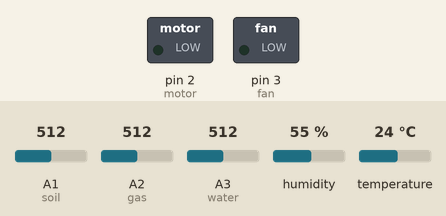
Recording of a sketch running on a simulated Arduino Uno, built with avr-gcc and run on an emulated ATmega328P. Parts: switched loads named in the sketch (green lamp = pin HIGH). The inputs (shaded band) are chosen by the test bench; at power-on: temperature 24 °C, A1 (soil) = 512, A2 (gas) = 512, A3 (water) = 512, humidity 55 %. The modem accepts every AT command (registered, SIM ready, sends succeed) and sends nothing else.

Above: at 10.2 s.
10.3 s: temperature set to 29 °C
18.2 s: temperature set to 32 °C
At 26.0 s:
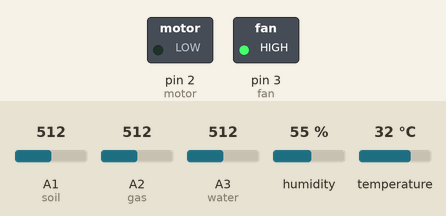
26.6 s: A1 (soil) set to 586
31.1 s: A1 (soil) set to 607
At 33.8 s:
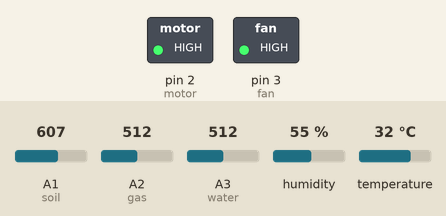
35.6 s: temperature set to 12 °C
At 41.6 s:
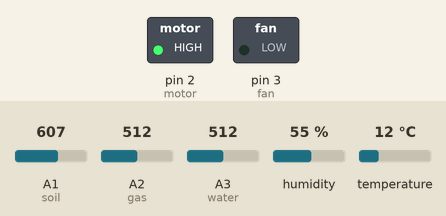
42.8 s: temperature set to 33 °C
At 50.7 s:
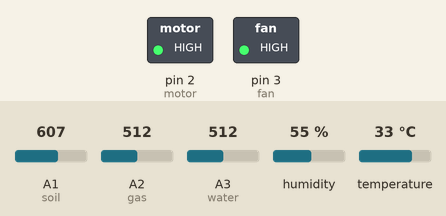
Timing chart, 0 to 51.9 s (numbered marks = the images above; inputs shaded):
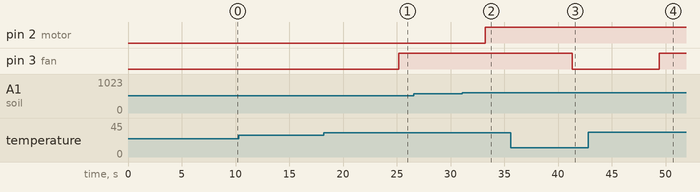

The sketch:

Smart_Compost_System_Using_Arduino.ino
```cpp
#include <dht.h>
#include <SoftwareSerial.h>
#define DHT11_PIN A0
SoftwareSerial wifi(8,9);

String apiKey = "JG1GG1KWFO9JFKXG";
dht DHT;
int soil=A1;
int gas=A2;
int water=A3;
int value,val,v;
int motor=2,fan=3;
void setup(){
  pinMode(motor,OUTPUT);
  pinMode(fan,OUTPUT);
  wifi.begin(115200);
  wifi.println("AT+RST");
  delay(4000);
  wifi.println("AT+CWMODE=3");
  delay(4000);
  wifi.print("AT+CWJAP=");
  wifi.write('"');
  wifi.print("projectpulse");
  wifi.write('"');
  wifi.write(',');
  wifi.write('"');
  wifi.print("hailucky123");
  wifi.write('"');
  wifi.println();
  delay(1000);

}

void loop()
{
  int chk = DHT.read11(DHT11_PIN);
  Serial.print("Temperature:");
  Serial.println(DHT.temperature);
  Serial.print("Humidity:");
  Serial.println(DHT.humidity);
  SendWiFi_Data();
  value=analogRead(soil);
  val=analogRead(gas);
  v=analogRead(water);
  if(value>600)
  {
    digitalWrite(motor,HIGH);
  }
  else
  {
    digitalWrite(motor,LOW);
  }
  if(DHT.temperature>30)
  {
    digitalWrite(fan,HIGH);
  }
  else
  {
    digitalWrite(fan,LOW);
  }
    }

void SendWiFi_Data() {
  String cmd = "AT+CIPSTART=\"TCP\",\"";
  cmd += "184.106.153.149"; // api.thingspeak.com
  cmd += "\",80";
  wifi.println(cmd);
  delay(1500);

  String getStr = "GET /update?api_key=";
  getStr += apiKey;
  getStr += "&field1=";
  getStr += String(DHT.temperature);
  getStr += "&field2=";
  getStr += String(DHT.humidity);
  getStr += "&field3=";
  getStr += String(value);
  getStr += "&field4=";
  getStr += String(val);
  getStr += "&field5=";
  getStr += String(v);


  getStr += "\r\n\r\n";

  // send data length
  cmd = "AT+CIPSEND=";
  cmd += String(getStr.length());
  wifi.println(cmd);
  delay(1500);
  wifi.println(getStr);
  delay(1000);
  Serial.println("Data Sent");
}
```

Measured:
- the behaviour switches between 30 and 31 °C on temperature (found by bisection; images 0 and 1)
- the behaviour switches between 600 and 601 on A1 (soil) (found by bisection; images 1 and 2)
- after the input at 10.3 s, every drawn part: stays the same
- after the input at 18.2 s, pin 3 (fan): LOW → HIGH after 7.0 s
- after the input at 26.6 s, every drawn part: stays the same
- after the input at 31.1 s, pin 2 (motor): LOW → HIGH after 2.1 s
- after the input at 35.6 s, pin 3 (fan): HIGH → LOW after 5.7 s
- after the input at 42.8 s, pin 3 (fan): LOW → HIGH after 6.6 s
